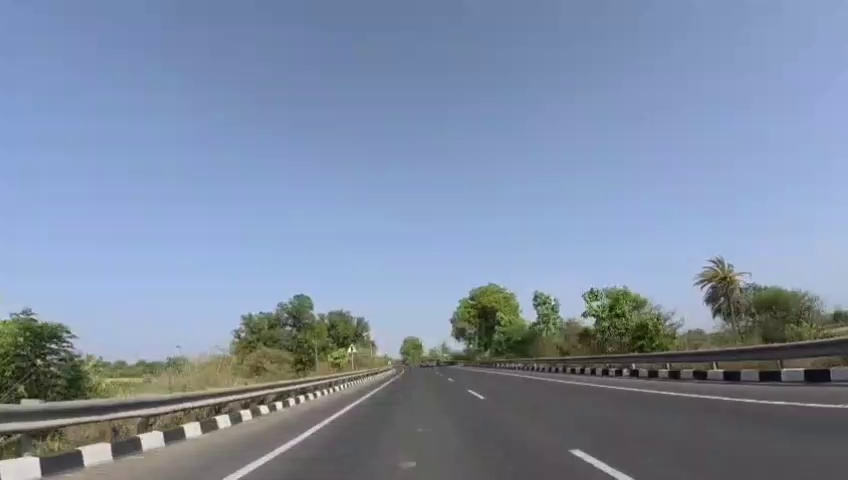
#> input picture VisionPilot/software_defined_vehicle/OpenADKit/Test/test_1_first_frame.jpg, 848 x 480 px
$ python validate_lane_projection.py
#> lines starting #> are read from the running program, lines starting #| are printed output that depends on the picture
import cv2
import numpy as np

# ==========================
# Load image
# ==========================
img = cv2.imread("test_1_first_frame.jpg")
#> img is the input picture: shape (480, 848, 3); mean B, G, R 163.4, 140.2, 125.6

# ==========================
# Camera Matrix
# ==========================
K = np.array([
    [360.8899, 0, 418.3760],
    [0, 360.2564, 235.9731],
    [0, 0, 1]
], dtype=np.float32)

# ==========================
# Distortion Coefficients
# ==========================
D = np.array([
    -0.16611822,
     0.05135685,
     0.00073602,
    -0.00209655,
    -0.01043283
], dtype=np.float32)

# ==========================
# Camera Parameters
# ==========================
pitch_deg = 18.569597431099865
pitch = np.radians(pitch_deg)

camera_height = 1.0  # meters

# Translation vector
tvec = np.array([
    0,
    camera_height,
    0
], dtype=np.float32)

# ==========================
# Ground Points
# ==========================
# X = lateral (m)
# Y = ground plane
# Z = forward (m)

points = np.array([
    [-1.75, 0, 10],
    [ 0.00, 0, 10],
    [ 1.75, 0, 10],

    [-1.75, 0, 20],
    [ 0.00, 0, 20],
    [ 1.75, 0, 20],
], dtype=np.float32)

labels = [
    "L10", "C10", "R10",
    "L20", "C20", "R20"
]

colors = [
    (0,255,0),    # Left = Green
    (0,255,255),  # Center = Yellow
    (0,0,255),    # Right = Red

    (0,255,0),
    (0,255,255),
    (0,0,255)
]

# ==========================
# Test Multiple Yaw Values
# ==========================
yaw_values = [-1, -2, -3, -4]

for yaw_deg in yaw_values:

    test_img = img.copy()

    yaw = np.radians(yaw_deg)

    # Rotation matrices
    R_pitch = cv2.Rodrigues(
        np.array([-pitch, 0, 0], dtype=np.float32)
    )[0]

    R_yaw = cv2.Rodrigues(
        np.array([0, yaw, 0], dtype=np.float32)
    )[0]

    R = R_yaw @ R_pitch

    rvec, _ = cv2.Rodrigues(R)

    # Projection
    imgpts, _ = cv2.projectPoints(
        points,
        rvec,
        tvec,
        K,
        D
    )

    print("\n======================")
    print(f"Yaw = {yaw_deg}°")
    print("======================")

    for i, p in enumerate(imgpts):

        u, v = p.ravel()

        print(
            f"{labels[i]} : "
            f"({points[i][0]}m, {points[i][2]}m)"
            f" --> ({u:.2f}, {v:.2f})"
        )

        # Draw projected points
        cv2.circle(
            test_img,
            (int(u), int(v)),
            8,
            colors[i],
            -1
        )

        cv2.putText(
            test_img,
            labels[i],
            (int(u)+10, int(v)-5),
            cv2.FONT_HERSHEY_SIMPLEX,
            0.6,
            colors[i],
            2
        )

    # Display yaw value on image
    cv2.putText(
        test_img,
        f"Yaw = {yaw_deg} deg",
        (20, 40),
        cv2.FONT_HERSHEY_SIMPLEX,
        1.0,
        (255,255,255),
        2
    )

    cv2.imshow(f"Yaw {yaw_deg}", test_img)
#> this loop made 4 passes
#> pass 1, `cv2.imshow(f"Yaw {yaw_deg}", test_img)`:
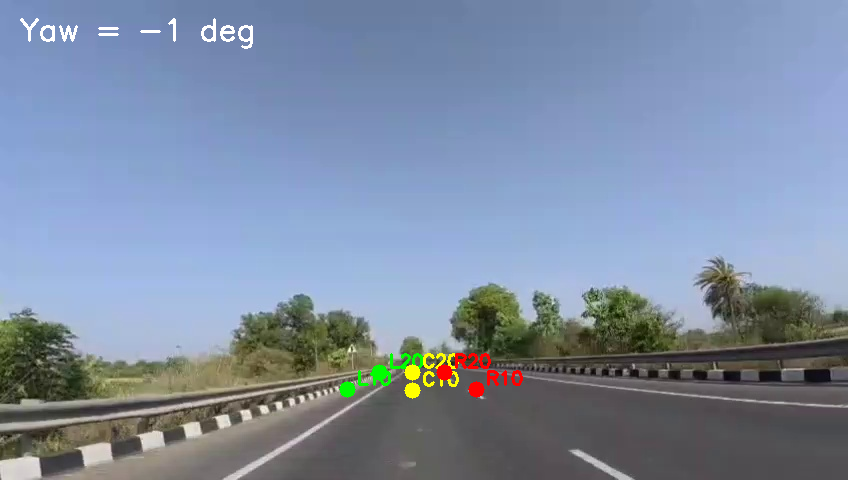
#> window 'Yaw -1': shape (480, 848, 3); mean B, G, R 163, 140.8, 126.4
#> pass 2, `cv2.imshow(f"Yaw {yaw_deg}", test_img)`:
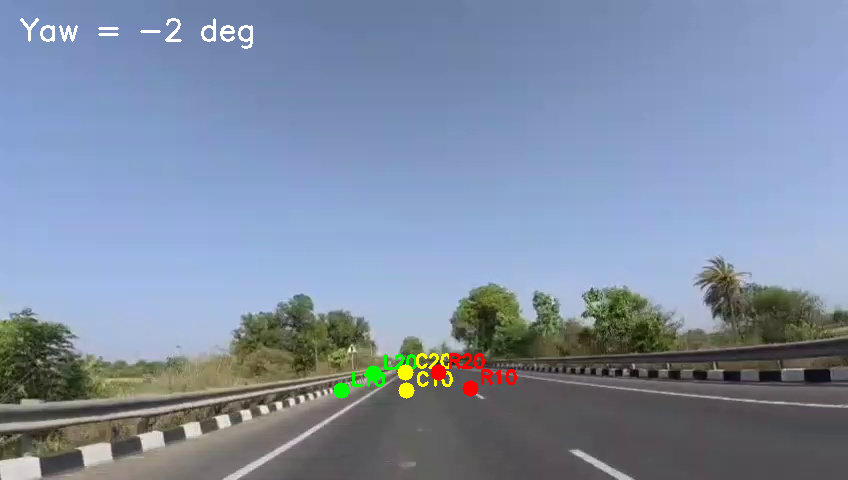
#> window 'Yaw -2': shape (480, 848, 3); mean B, G, R 163, 140.9, 126.5

cv2.waitKey(0)
cv2.destroyAllWindows()

$ run again, with VisionPilot/software_defined_vehicle/OpenADKit/Test/CIPO.jpg copied over VisionPilot/software_defined_vehicle/OpenADKit/Test/test_1_first_frame.jpg
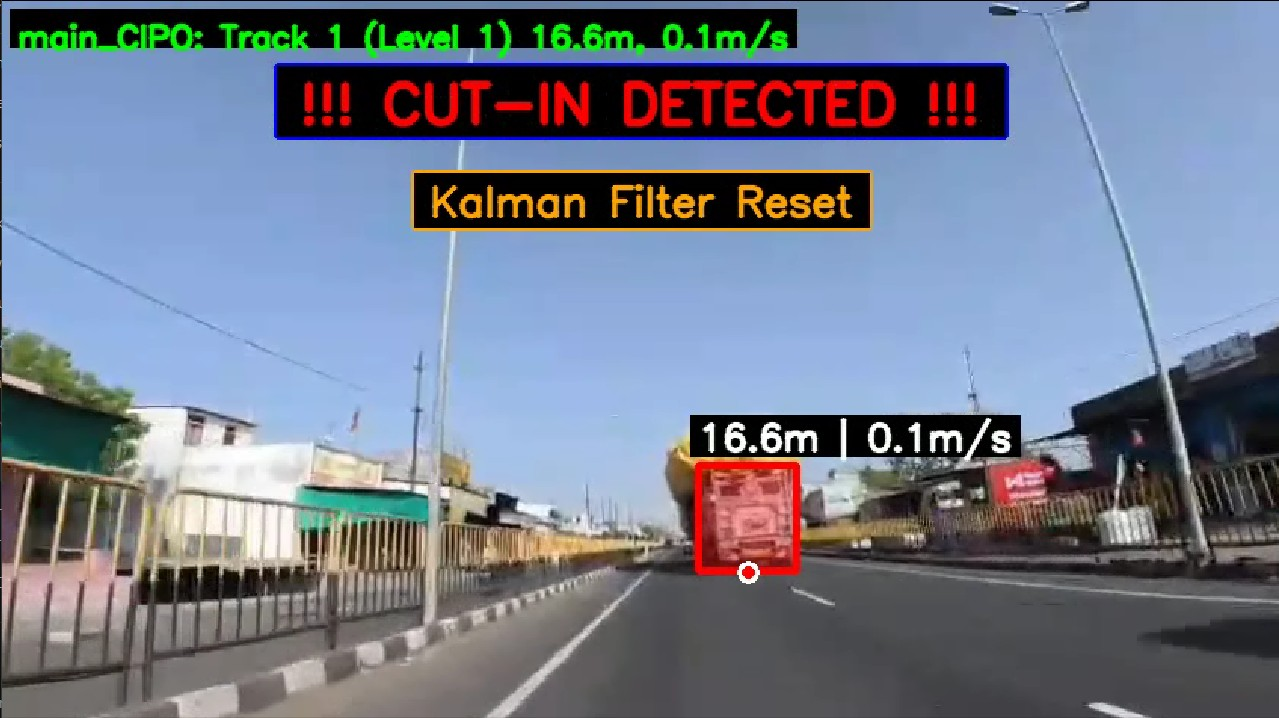
#> input picture VisionPilot/software_defined_vehicle/OpenADKit/Test/CIPO.jpg, 1279 x 718 px
#> img is the input picture: shape (718, 1279, 3); mean B, G, R 139.7, 122.9, 114.5
#> the loop `for yaw_deg in yaw_values: ` made 4 passes
#> pass 1, `cv2.imshow(f"Yaw {yaw_deg}", test_img)`:
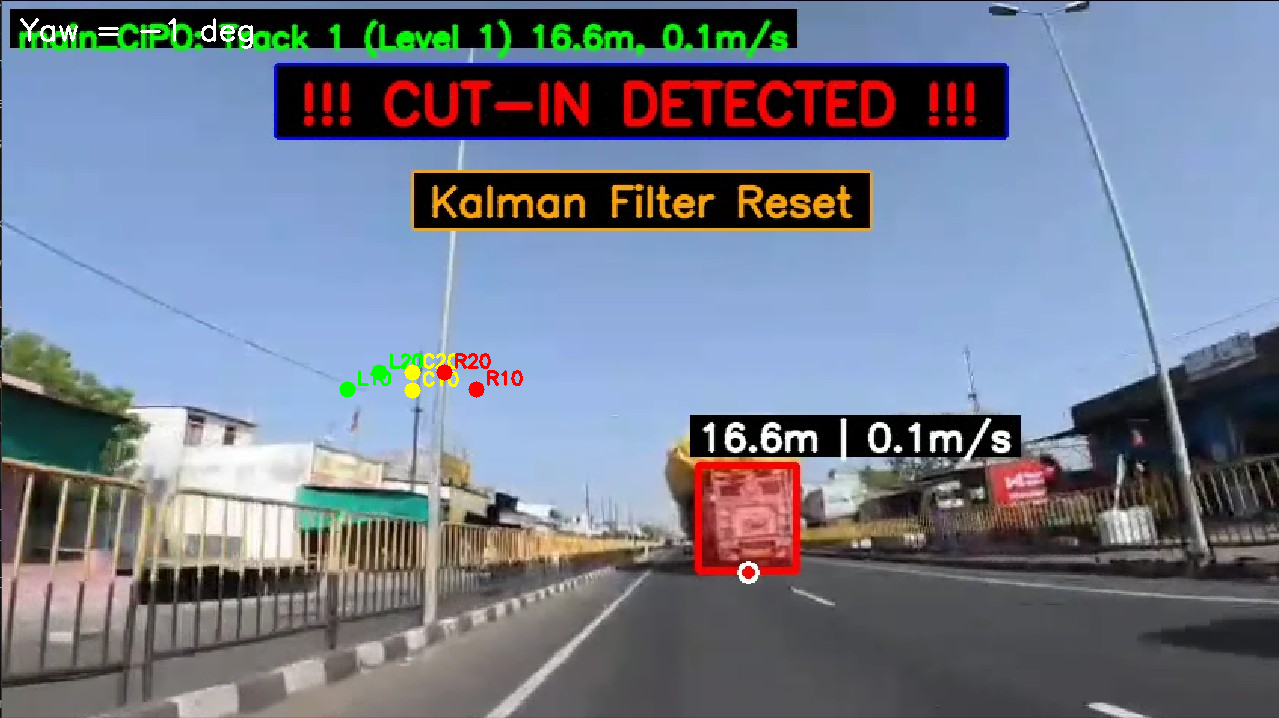
#> window 'Yaw -1': shape (718, 1279, 3); mean B, G, R 139.4, 123, 114.8
#> pass 2, `cv2.imshow(f"Yaw {yaw_deg}", test_img)`:
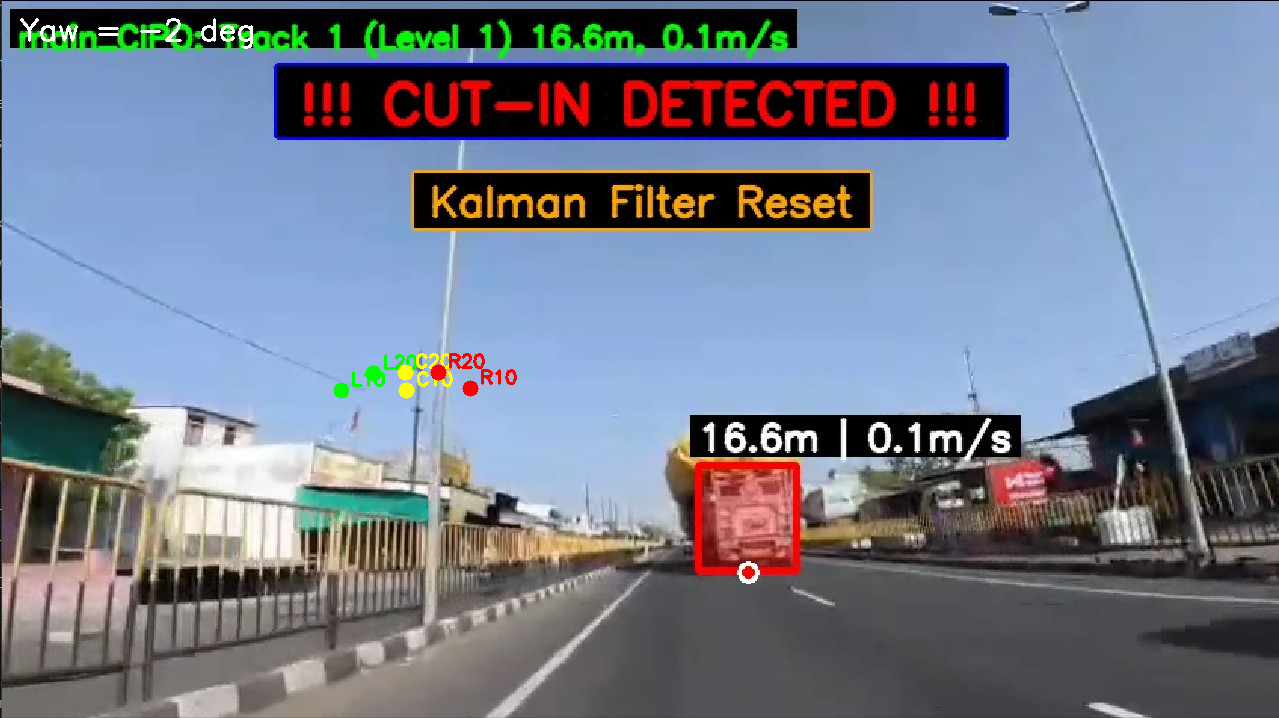
#> window 'Yaw -2': shape (718, 1279, 3); mean B, G, R 139.4, 123, 114.9

$ run again, with VisionPilot/software_defined_vehicle/OpenADKit/Test/autospeed_test2_frame.jpg copied over VisionPilot/software_defined_vehicle/OpenADKit/Test/test_1_first_frame.jpg
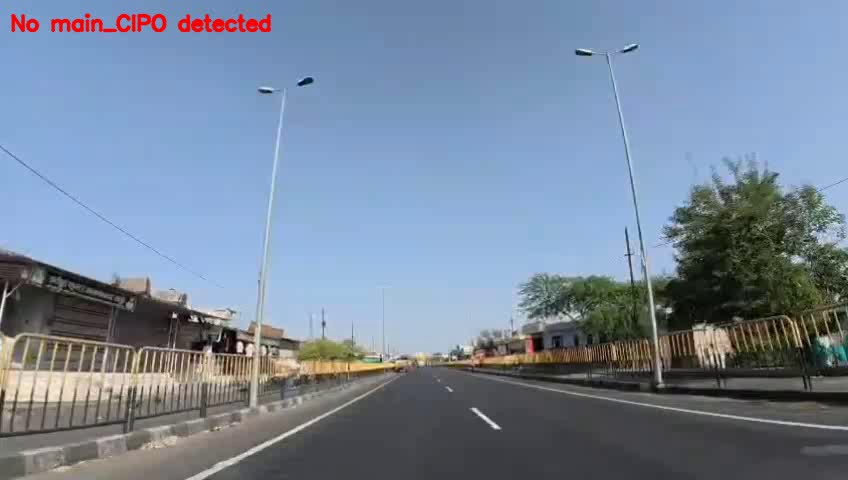
#> input picture VisionPilot/software_defined_vehicle/OpenADKit/Test/autospeed_test2_frame.jpg, 848 x 480 px
#> img is the input picture: shape (480, 848, 3); mean B, G, R 155, 134.7, 119.1
#> the loop `for yaw_deg in yaw_values: ` made 4 passes
#> pass 1, `cv2.imshow(f"Yaw {yaw_deg}", test_img)`:
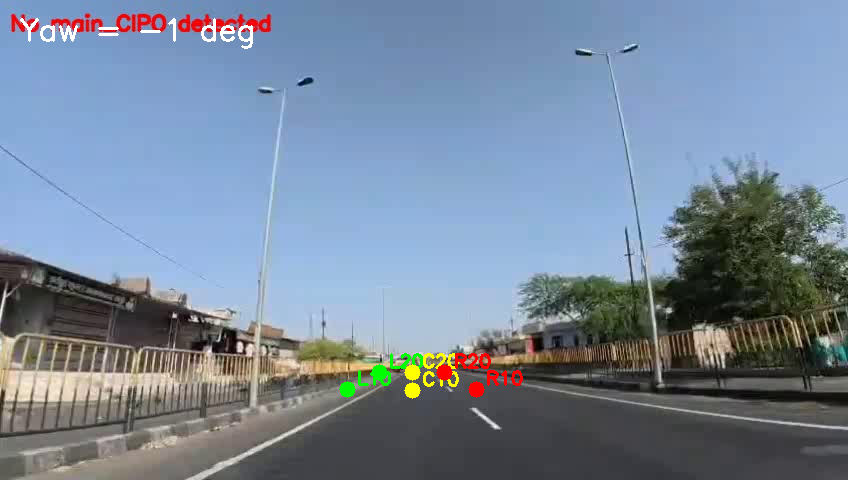
#> window 'Yaw -1': shape (480, 848, 3); mean B, G, R 154.7, 135.5, 119.8
#> pass 2, `cv2.imshow(f"Yaw {yaw_deg}", test_img)`:
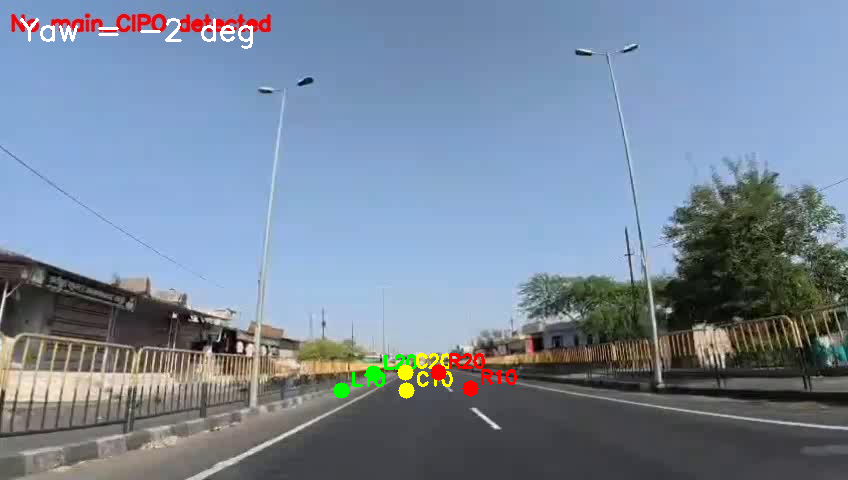
#> window 'Yaw -2': shape (480, 848, 3); mean B, G, R 154.7, 135.5, 119.8
